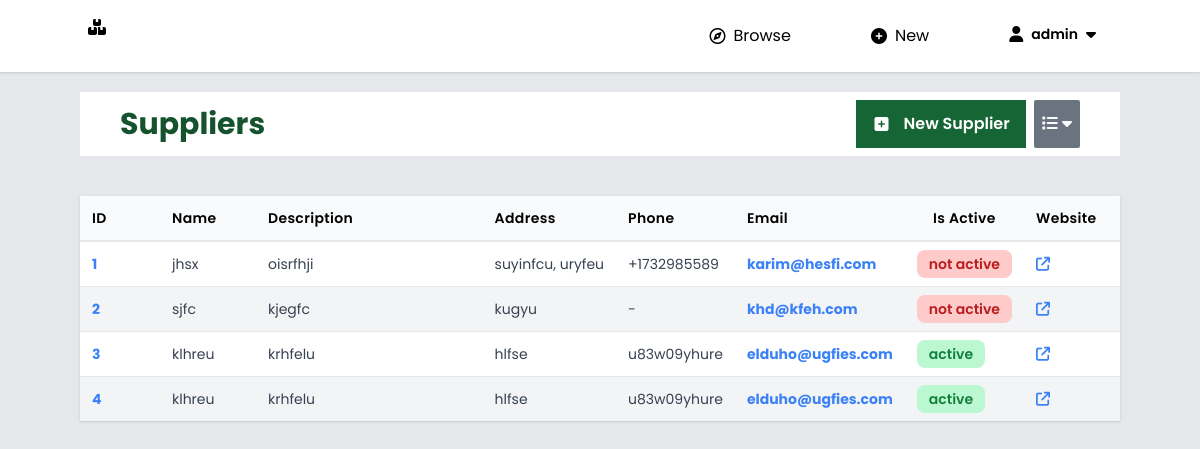
The app's page /suppliers/ (signed in), older data.
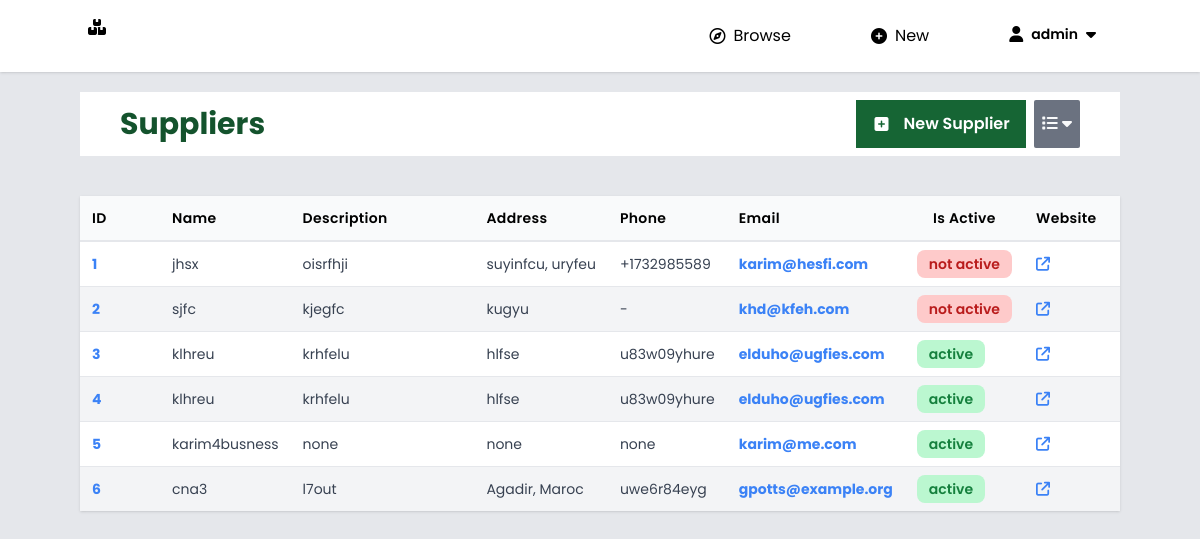
The same page, newer data.
### suppliers/models.py (models this page shows, shortened)
class Supplier(models.Model):
    suppl_id = models.AutoField(primary_key=True)
    suppl_name = models.CharField(max_length=100, null=True, blank=True)
    suppl_desc = models.CharField(max_length=200, null=True, blank=True)
    suppl_email = models.EmailField()
    suppl_addr = models.CharField(max_length=200)
    suppl_site = models.URLField(null=True, blank=True)
    suppl_phone = models.CharField(max_length=12)
    is_active = models.BooleanField(default=True)
    suppl_img = models.ImageField(upload_to="imgs/", null=True, blank=True)

### suppliers/views.py (the view)
# urls.py: path("", views.index, name="categories"),
@login_required
def index(req):
    username = req.user.username
    suppls = Supplier.objects.all()
    context = {"suppls": suppls, "count": get_count(), "username": req.user.username}
    return render(req, "suppliers/index.html", context)

### utils/count.py (called while the page is built)
def get_count():
    return {
        "items": Item.objects.count(),
        "suppliers": Supplier.objects.count(),
        "sites": Site.objects.count(),
        "categories": Category.objects.count(),
        "orders": 0,
    }

### suppliers/templates/suppliers/index.html (shortened to what this page needs)
{% extends 'main/base.html' %}
{% load static %}
{% block actions %}
<section class="mb-10 px-10 py-2 bg-white flex flex-col">
	<div class="flex items-center justify-between">
		<h1 class="text-3xl font-bold text-green-900">
			Suppliers
		</h1>
		<div class="flex">
			<a href="/suppliers/new/">
				<button class="px-4 py-3 flex items-center font-semibold text-white bg-green-800">
					<i class="fa-solid fa-square-plus w-5"></i>
					<span class="ml-3">New Supplier</span>
				</button>
			</a>
			<button id="tog-colsmenu" class="ml-2 px-2 py-1 bg-gray-500 text-gray-50 rounded-sm">
				<i class="fa-solid fa-list"></i>
				<i class="fa-solid fa-caret-down"></i>
			</button>
		</div>
	</div>
</section>
{% endblock %}
{% block table %}
<section class="overflow-auto rounded-m shadow">
	<table class="w-full">
		<thead class="border-b-2 border-gray-200 bg-gray-50">
			<tr class="">
				<th class="w-20 p-3 text-sm font-semibold tracking-wide text-left">ID</th>
				<th class="w-24 p-3 text-sm font-semibold tracking-wide text-left">Name</th>
				<th class="p-3 text-sm font-semibold tracking-wide text-left">Description</th>
				<th class="w-24 p-3 text-sm font-semibold tracking-wide text-left">Address</th>
				<th class="w-24 p-3 text-sm font-semibold tracking-wide text-left">Phone</th>
				<th class="w-24 p-3 text-sm font-semibold tracking-wide text-left">Email</th>
				<th class="w-24 p-3 text-sm font-semibold tracking-wide text-center">Is Active</th>
				<th class="w-24 p-3 text-sm font-semibold tracking-wide text-left">Website</th>
			</tr>
		</thead>
		<tbody class="divide-y devide-gray-200">
			{% for s in suppls %}
			<tr class="{% cycle 'bg-white' 'bg-gray-100' %} hover:bg-gray-200 duration-250">
				<td class="p-3 text-sm text-gary-700 text-left">
					<a href="/suppliers/{{ s.suppl_id }}" class="text-blue-500 font-bold hover:underline">
						{{ s.suppl_id }}
					</a>
				</td>
				<td class="p-3 text-sm text-gary-700 text-left whitespace-nowrap">
					{{ s.suppl_name }}
				</td>
				<td class="p-3 text-sm text-gary-700 text-left whitespace-nowrap">
					{{ s.suppl_desc }}
				</td>
				<td class="p-3 text-sm text-gary-700 text-left whitespace-nowrap">
					{{ s.suppl_addr }}
				</td>
				<td class="p-3 text-sm text-gary-700 text-left whitespace-nowrap">
					{{ s.suppl_phone }}
				</td>
				<td class="p-3 text-sm text-gary-700 text-left whitespace-nowrap">
					<a href="mailto:{{s.suppl_email}}">
						{{ s.suppl_email }}
					</a>
				</td>
				<td class="p-3 text-sm text-gary-700 text-left whitespace-nowrap">
					{% if s.is_active %}
						<span class="px-3 py-1 font-semibold rounded-lg bg-green-200 text-green-700">
							active
						</span>
					{% else %}
						<span class="px-3 py-1 font-semibold rounded-lg bg-red-200 text-red-700">
							not active
						</span>
					{% endif %}
				</td>
				<td class="p-3 text-left text-blue-500 font-bold">
					{% if s.suppl_site %}
						<a href="{{ s.suppl_site }}" target="_blank" class="text-blue-500 underline">
							<i class="fa-solid fa-arrow-up-right-from-square"></i>
						</a>
					{% else %}
						<span>None</span>
					{% endif %}
				</td>
			</tr>
			{% endfor %}
		</tbody>
	</table>
</section>
{% endblock %}

Row changes from the older to the newer data that the page shows:
added Supplier: suppl_id "5", suppl_name "karim4busness", suppl_desc "none", suppl_addr "none", suppl_phone "none", suppl_email "karim@me.com", is_active "active"
added Supplier: suppl_id "6", suppl_name "cna3", suppl_desc "l7out", suppl_addr "Agadir, Maroc", suppl_phone "uwe6r84eyg", suppl_email "gpotts@example.org", is_active "active"
